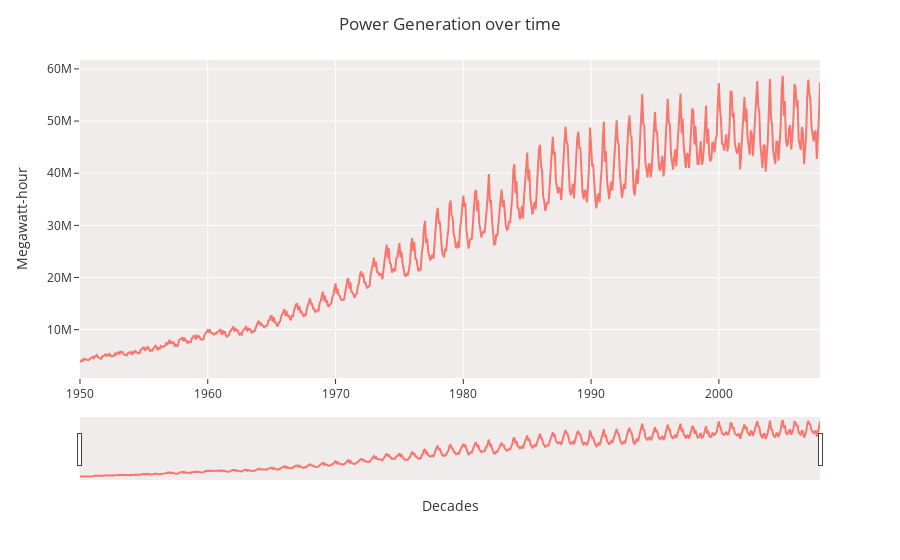

The code cell stored with this chart in its notebook:
### Markdown cell above
<h4 style="color:#943126;" id='two-two'>System Representation</h4>

### Code cell
# add lines for each column
fig = px.line(df, x=df.index, y=df['POWER'], template='ggplot2')

# axis labels and title
fig.update_layout(
    yaxis_title="Megawatt-hour", 
    xaxis_title="Decades",
    legend_title="Power", 
    title="Power Generation over time",
)

# activate slider
fig.update_xaxes(rangeslider_visible=True)
fig.update_layout(plot_bgcolor='#F0ECEC')
fig.show()

### Figure 1 — Plotly figure (JSON) as saved in the notebook; plotly's stock layout.template omitted (floating-point values rounded to 4 significant figures; data arrays with more than 128 entries replaced by an {"elided": "..."} marker saying what was removed)
{"data": [{"hovertemplate": "REF_DATE=%{x}<br>POWER=%{y}<extra></extra>", "legendgroup": "", "line": {"color": "#F8766D", "dash": "solid"}, "marker": {"symbol": "circle"}, "mode": "lines", "name": "", "orientation": "v", "showlegend": false, "type": "scatter", "x": {"elided": "696 str values"}, "xaxis": "x", "y": {"elided": "696 int values"}, "yaxis": "y"}], "layout": {"legend": {"title": {"text": "Power"}, "tracegroupgap": 0}, "margin": {"t": 60}, "plot_bgcolor": "#F0ECEC", "title": {"text": "Power Generation over time"}, "xaxis": {"anchor": "y", "domain": [0, 1], "rangeslider": {"visible": true}, "title": {"text": "Decades"}}, "yaxis": {"anchor": "x", "domain": [0, 1], "title": {"text": "Megawatt-hour"}}}}
